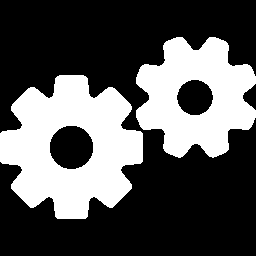
#> input picture src/app/design/setting.png, 256 x 256 px
$ python -i OCR.py   (imports and definitions only)
#> lines starting #> are read from the running program, lines starting #| are printed output that depends on the picture; after the words box and inside, x2 and y2 are one past the last pixel; in counts of white or black regions, pixels touching at a corner belong together
### src/app/OCR/src/ImageProcessing.py
import numpy as np
import cv2

# [102 lines left out: functions read_image, read_full_image, buff_2_array, show_image, show_video, gray_scale and 4 more, not called in this run]

def canny(img, min_threshold=100, max_threshold=200):
    '''
    [note]   : ケニー法でエッジの抽出を行う
    [input]  : img -> エッジ抽出を行う画像
             : min_threshold -> 最小ヒステリシス閾値(default=100)
             : max_threshold -> 最大ヒステリシス閾値(default=200)
    [return] : エッジ抽出した画像
    '''
    return cv2.Canny(img, min_threshold, max_threshold)

# [13 lines left out: function check_light_shade, not called in this run]

def get_kernel(size, molphology="cross"):
    '''
    [note]   : モルフォロジー変換カーネルを取得
    [input]  : size       -> カーネルのサイズ
             : molphology -> カーネルのタイプ
    [return] : カーネル
    '''
    if molphology=="cross":
        return cv2.getStructuringElement(cv2.MORPH_CROSS, size)

def dilate(img, kernel, iterations):
    '''
    [note]   : 膨張処理
    [input]  : img        -> 膨張させる画像
             : kernel     -> 使用するカーネル
             : iterations -> 実行回数(何回膨張させるか)
    [return] : 膨張させた画像
    '''
    return cv2.dilate(img, kernel, iterations)

def find_contours(img, retr="external", chain="simple"):
    '''
    [note]   : 輪郭検出処理
    [input]  : img   -> 輪郭抽出する画像
             : retr  -> 抽出方法
             : chain -> 輪郭点取得方法
    [return] : 輪郭抽出した点の集合
    '''
    retr_type = cv2.RETR_EXTERNAL
    if retr == "external":
        retr_type = cv2.RETR_EXTERNAL
    elif retr == "list":
        retr_type = cv2.RETR_LIST
    elif retr == "ccomp":
        retr_type = cv2.RETR_CCOMP
    elif retr == "tree":
        retr_type = cv2.RETR_TREE

    chain_type = cv2.CHAIN_APPROX_SIMPLE
    if chain == "simple":
        chain_type = cv2.CHAIN_APPROX_SIMPLE
    elif chain == "none":
        chain_type = cv2.CHAIN_APPROX_NONE

    return cv2.findContours(img, retr_type, chain_type)

# [7 lines left out: function get_bounding_rect, not called in this run]

### src/app/OCR/src/OCR.py
import os
import numpy as np
import chainer
try:
    import cPickle as pickle
except:
    import pickle
import itertools as it
import multiprocessing as mp

from DeepCNN import DeepCNN as CNN
import ImageProcessing as ip
import time

root_path = os.path.dirname(os.path.dirname(__file__))

class OCR:
    '''
    ## Notes
    OCRクラスコンストラクタ

    ## Parameters
    * ***square_size*** : 推定画像拡縮サイズ(default=28)
    '''

    def __init__(self, square_size=28):
        '''
        ## Notes
        OCRクラスコンストラクタ

        ## Parameters
        * ***square_size*** : 推定画像拡縮サイズ(default=28)

        ## Returns
        \---
        '''
        self.last_draw_len = 0
        self.bbox = {}
        self.square_size = square_size
        self.width = None
        self.height = None
        self.cnn = None

    # [72 lines left out: functions initialize, predict_text, not called in this run]

    def detect_bbox(self, img):
        '''
        [note]   : 文字におけるboundingboxを検出する
        [input]  : img -> boundingboxを検出する画像
        [return] : boundingbox配列
        '''
        # ケニー手法にてエッジ抽出
        img_canny = ip.canny(img, min_threshold=180, max_threshold=255)
        # # 膨張縮小用カーネルを取得(とりあえず3x3)
        kernel = ip.get_kernel((3, 3), molphology="cross")
        # ケニーエッジを膨張
        # 膨張させすぎると周りと結合し認識精度が下がる。
        # あまりさせないとfindContoursのRETR_EXTERNALで文字のエリアがうまく囲めない
        dilate_canny = ip.dilate(img_canny, kernel, iterations=3)
        _, contours, _ = ip.find_contours(dilate_canny, retr="external", chain="simple")

        bboxes = []
        cnt = 0

        for contour in contours:
            [x, y, w, h] = ip.get_bounding_rect(contour)

            if w < 10 or h < 10:
                continue

            if w > self.width//2 or h > self.height//2:
                continue

            if w > h * 2:
                continue

            bboxes.append({
                "id"    : cnt,
                "min_x" : x,
                "min_y" : y,
                "max_x" : x+w,
                "max_y" : y+h
            })
            cnt += 1

        return np.array(bboxes)

    # [106 lines left out: functions squareization, get_charactor, predict, not called in this run]

>>> import cv2
>>> picture = cv2.imread('../../design/setting.png', cv2.IMREAD_GRAYSCALE)
#> picture: shape (256, 256); values 0 (black) and 75 (white), 33.8% white; 2 white regions, box (x1, y1, x2, y2) and area: (0, 75, 143, 219) 12861, (136, 37, 256, 158) 9260
>>> result = OCR().detect_bbox(picture)
#> in canny, `return cv2.Canny(img, min_threshold, max_threshold)`:
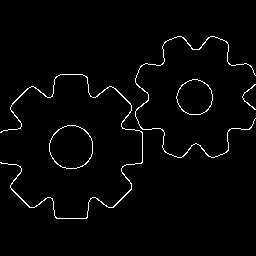
#> returned value: shape (256, 256); 2.1% white in thin lines or dots, all inside (x1, y1, x2, y2) = (0, 36, 256, 219)
#> in dilate, `return cv2.dilate(img, kernel, iterations)`:
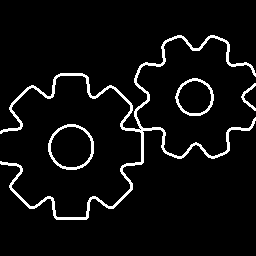
#> returned value: shape (256, 256); 5.6% white in thin lines or dots, all inside (x1, y1, x2, y2) = (0, 35, 256, 220)
#> (the run stopped early here; a loop or call above may not have finished)
